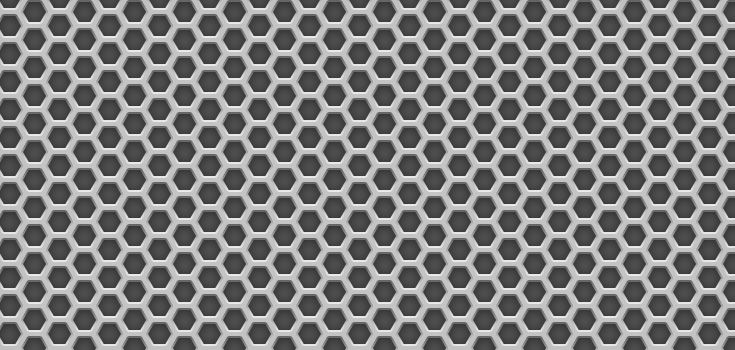
#> input picture TP2/Images/metalgrid.jpg, 735 x 350 px, found by its file name; the run also reads 1 picture not shown here
$ jupyter execute VPC_TP2_BARRIA_ALEX.ipynb
#> lines starting #> are read from the running program, lines starting #| are printed output that depends on the picture; after the words box and inside, x2 and y2 are one past the last pixel; in counts of white or black regions, pixels touching at a corner belong together
[cell 1]
import numpy as np
import cv2 as cv
import matplotlib.pyplot as plt

[cell 2]
from google.colab import drive
drive.mount('/content/drive')

[cell 3]
cd '/content/drive/MyDrive/Colab_Notebooks/VPC_TP2'

[cell 4]
def image_plot(images, n_row = 1, n_col = 1, fig_size = (27, 9)):
  fig = plt.figure(figsize = fig_size)
  j = 1
  ax = np.zeros(len(images))
  for i, k in zip(images, ax):
    k = fig.add_subplot(n_row, n_col,j)
    plt.imshow(i)
    k.set_title('Figura ' + str(j))
    j = j + 1

[cell 5]
metalGrid = cv.imread('metalgrid.jpg', cv.IMWRITE_PAM_FORMAT_RGB)[:,:,::-1] # Cargo la imagen en RGB
#> metalGrid is the input picture: shape (350, 735, 3); min 38, max 250, mean 125.4
gray = cv.cvtColor(metalGrid, cv.COLOR_RGB2GRAY) # Paso la imagen a escala de grises
fig = plt.figure(figsize=(15,6)), plt.imshow(gray, cmap = 'gray') # Grafico la imagen
plt.title('Imagen original')

[cell 6]
edges = cv.Canny(gray, 275, 300, L2gradient=True)
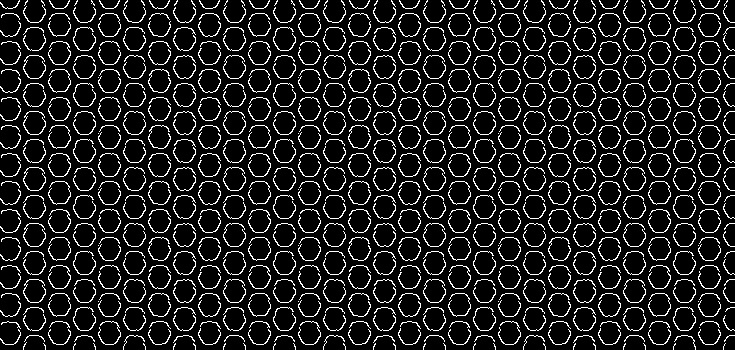
#> edges: shape (350, 735); 11.9% white in thin lines or dots

[cell 7]
fig = plt.figure(figsize=(15,6)), plt.imshow(edges, cmap = 'gray')
plt.title('Imagen luego de aplicar Canny a la original')

[cell 8]
img_blur = cv.blur(gray, (3, 3))

[cell 9]
fig = plt.figure(figsize=(15,6)), plt.imshow(img_blur, cmap = 'gray') # Grafico la imagen
plt.title('Imagen luego de aplicar un filtrado a la original')

[cell 10]
edges_blured = cv.Canny(img_blur, 250, 250, L2gradient=True)
#> edges_blured: shape (350, 735); 12.1% white in thin lines or dots
fig = plt.figure(figsize=(15,6)), plt.imshow(edges_blured, cmap = 'gray') # Grafico la imagen
plt.title('Imagen luego de aplicar Canny a la imagen filtrada')

Implementación de la funcion **edge_detector**:

Argumentos:

 *img*: imagen a procesar.

 *desired_angle*: ángulo en grados que se desea detectar.

 *angle_tolerance*: tolerancia en ángulos que se permitirá para la detección de ángulos.

 *percentil*: valor del percentil a partir del cual se considerará la magnitud del gradiente.

[cell 11]
def edge_detector(img, desired_angle, angle_tolerance, percentil, color = 'red'):
#> called with desired_angle = 30, angle_tolerance = 10, percentil = 80, color = 'red'
  if color not in ('red', 'green', 'blue'): raise ValueError("color must be red, green or blue.")
  gray = cv.cvtColor(img, cv.COLOR_RGB2GRAY) # Paso la imagen a escala de grises
  img_blur = cv.GaussianBlur(gray, (3, 3), 0)

  # Aplicamos Sobelx en 'float32' y luego convertimos de nuevo a 8-bit para evitar overflow
  sobelx_64 = cv.Sobel(img_blur,cv.CV_32F,1,0,ksize=3)
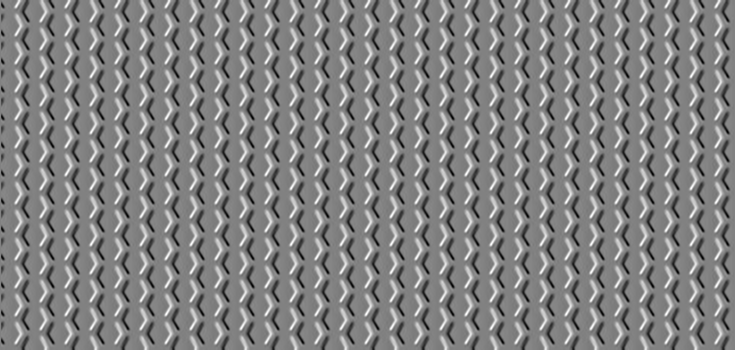
#> sobelx_64: shape (350, 735) float32; min -418, max 406, mean -0.4; drawn with min black and max white
  absx_64 = np.absolute(sobelx_64)
  sobelx_8u1 = absx_64/absx_64.max()*255
  sobelx_8u = np.uint8(sobelx_8u1)

  # De igual modo para Sobely
  sobely_64 = cv.Sobel(img_blur,cv.CV_32F,0,1,ksize=3)
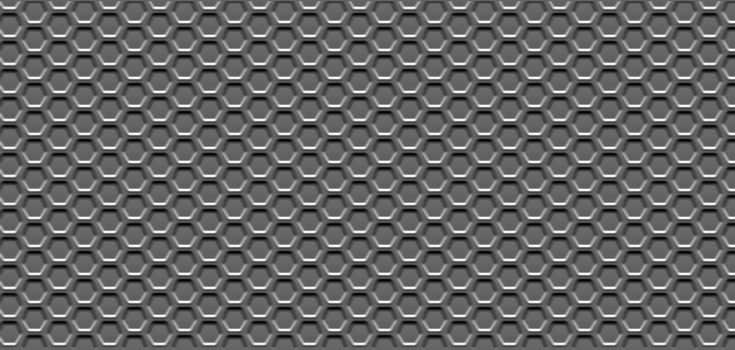
#> sobely_64: shape (350, 735) float32; min -333, max 516, mean 0.5; drawn with min black and max white
  absy_64 = np.absolute(sobely_64)
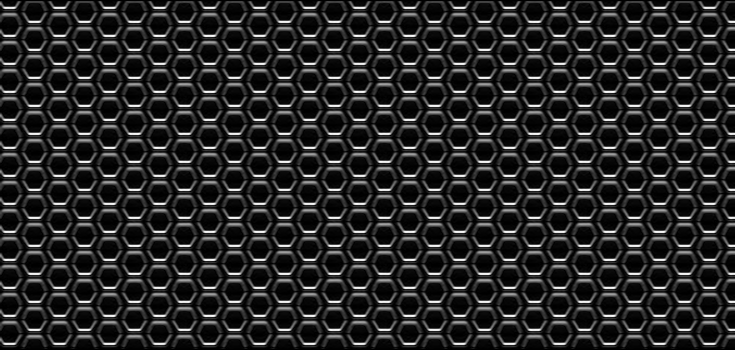
#> absy_64: shape (350, 735) float32; min 0, max 516, mean 79.6; drawn with min black and max white
  sobely_8u1 = absy_64/absy_64.max()*255
  sobely_8u = np.uint8(sobely_8u1)

  # De los gradiente calculamos Magnitud y lo pasamos a 8-bit (Opcional)
  mag = np.hypot(sobelx_8u, sobely_8u)
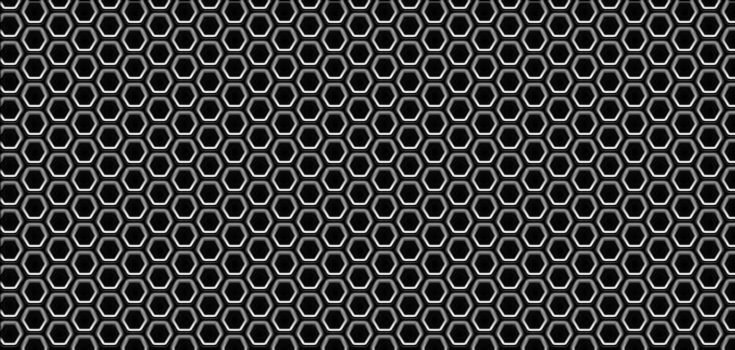
#> mag: shape (350, 735) float16; min 0, max 281.2, mean 65; drawn with min black and max white
  mag = mag/mag.max()*255
  mag = np.uint8(mag)

  # Encontramos la Dirección y la pasamos a grados
  theta = np.arctan2(sobely_64, sobelx_64)
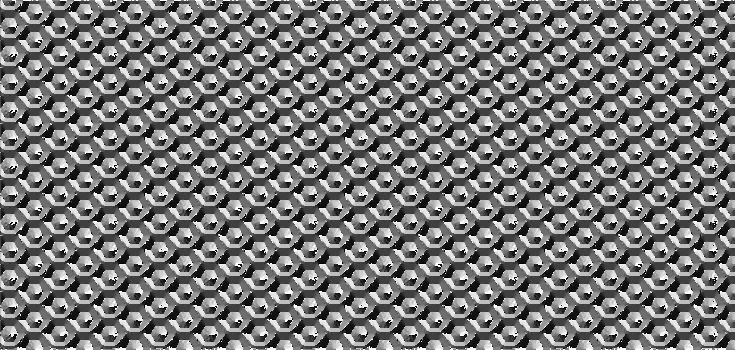
#> theta: shape (350, 735) float32; min -3.14, max 3.14, mean -0.17; drawn with min black and max white
  angle = np.rad2deg(theta)

  cond_1 = ((angle >= (desired_angle - angle_tolerance)) & (angle < (desired_angle + angle_tolerance)))
#> cond_1: shape (350, 735) bool; 7.3% white in thin lines or dots
  cond_2 = ((angle >= (desired_angle - 180 - angle_tolerance)) & (angle < (desired_angle - 180 + angle_tolerance)))
#> cond_2: shape (350, 735) bool; 10.8% white; 1730 white regions (1367 under 20 px), largest, box (x1, y1, x2, y2) and area: (717, 56, 729, 68) 75, (717, 112, 729, 124) 75, (717, 168, 729, 180) 75
  angle_mask = cond_1 | cond_2
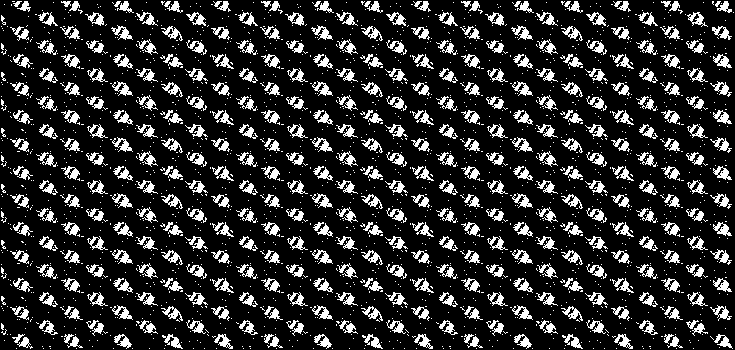
#> angle_mask: shape (350, 735) bool; 18% white; 2458 white regions (1947 under 20 px), largest, box (x1, y1, x2, y2) and area: (111, 25, 133, 40) 139, (311, 25, 333, 40) 139, (511, 25, 533, 40) 139

  perc_val = np.percentile(mag, percentil)
#> perc_val = 125
  percentil_mask = mag >= perc_val
#> percentil_mask: shape (350, 735) bool; 20% white in thin lines or dots

  final_mask = angle_mask & percentil_mask
#> final_mask: shape (350, 735) bool; 5.8% white in thin lines or dots

  marker = 255 * np.ones(final_mask.shape, dtype = 'uint8') * final_mask
#> marker: shape (350, 735); 5.8% white in thin lines or dots
  zeros_channel = np.zeros((marker.shape), dtype = 'uint8')

  if color == 'red':  marker_img = cv.merge([marker, zeros_channel, zeros_channel])
  if color == 'green':  marker_img = cv.merge([zeros_channel, marker, zeros_channel])
  if color == 'blue':  marker_img = cv.merge([zeros_channel, zeros_channel, marker])
  blured_marker_img = cv.GaussianBlur(marker_img, (3, 3), 0)
  marker_img = cv.addWeighted(blured_marker_img, 1, marker_img, 1, 0)

  return cv.addWeighted(img, 0.4, marker_img, 1, 0)

[cell 12]
metalGrid = cv.imread('metalgrid.jpg', cv.IMWRITE_PAM_FORMAT_RGB)[:,:,::-1] # Cargo la imagen en RGB

desired_angle = 30
angle_tolerance = 10
percentil = 80
out30 = edge_detector(metalGrid, desired_angle, angle_tolerance, percentil, color = 'red')

desired_angle = 90
out90 = edge_detector(metalGrid, desired_angle, angle_tolerance, percentil, color = 'green')
#> in edge_detector (call 2), `cond_1 = ((angle >= (desired_angle - angle_tolerance)) & (angle < (des..`: cond_1: shape (350, 735) bool; 8.1% white; 2357 white regions (1937 under 20 px), largest, box (x1, y1, x2, y2) and area: (29, 20, 40, 24) 40, (129, 48, 140, 52) 40, (329, 48, 340, 52) 40
#> in edge_detector (call 2), `cond_2 = ((angle >= (desired_angle - 180 - angle_tolerance)) & (angle ..`: cond_2: shape (350, 735) bool; 12.7% white; 1926 white regions (1537 under 20 px), largest, box (x1, y1, x2, y2) and area: (703, 10, 716, 18) 83, (104, 38, 118, 46) 82, (304, 38, 318, 46) 82
#> in edge_detector (call 2), `angle_mask = cond_1 | cond_2`: angle_mask: shape (350, 735) bool; 20.8% white; 2776 white regions (2383 under 20 px), largest, box (x1, y1, x2, y2) and area: (0, 41, 2, 320) 289, (79, 70, 91, 96) 147, (279, 70, 291, 96) 147
#> in edge_detector (call 2), `final_mask = angle_mask & percentil_mask`: final_mask: shape (350, 735) bool; 4.9% white in thin lines or dots
#> in edge_detector (call 2), `marker = 255 * np.ones(final_mask.shape, dtype = 'uint8') * final_mask`: marker: shape (350, 735); 4.9% white in thin lines or dots

desired_angle = 150
out150 = edge_detector(metalGrid, desired_angle, angle_tolerance, percentil, color = 'blue')
#> call 3 of edge_detector, with desired_angle = 150, angle_tolerance = 10, percentil = 80, color = 'blue'
#> in edge_detector (call 3), `cond_1 = ((angle >= (desired_angle - angle_tolerance)) & (angle < (des..`: cond_1: shape (350, 735) bool; 7% white in thin lines or dots
#> in edge_detector (call 3), `cond_2 = ((angle >= (desired_angle - 180 - angle_tolerance)) & (angle ..`: cond_2: shape (350, 735) bool; 10.7% white; 1956 white regions (1594 under 20 px), largest, box (x1, y1, x2, y2) and area: (40, 28, 52, 40) 73, (240, 28, 252, 40) 73, (440, 28, 452, 40) 73
#> in edge_detector (call 3), `angle_mask = cond_1 | cond_2`:
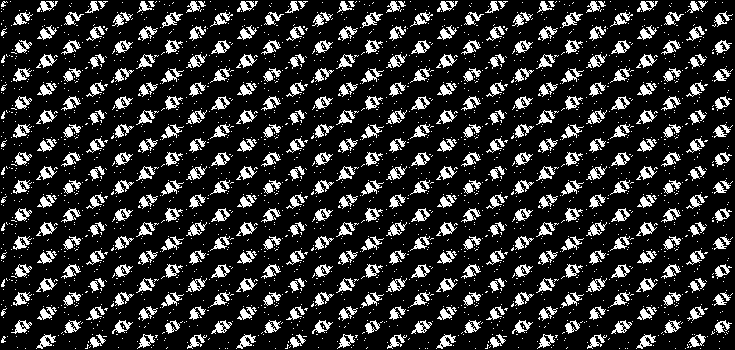
#> angle_mask: shape (350, 735) bool; 17.7% white; 2456 white regions (2051 under 20 px), largest, box (x1, y1, x2, y2) and area: (36, 334, 56, 349) 132, (236, 334, 256, 349) 132, (436, 334, 456, 349) 132
#> in edge_detector (call 3), `final_mask = angle_mask & percentil_mask`: final_mask: shape (350, 735) bool; 5.7% white in thin lines or dots
#> in edge_detector (call 3), `marker = 255 * np.ones(final_mask.shape, dtype = 'uint8') * final_mask`: marker: shape (350, 735); 5.7% white in thin lines or dots
#> in edge_detector (call 3), `marker_img = cv.addWeighted(blured_marker_img, 1, marker_img, 1, 0)`:
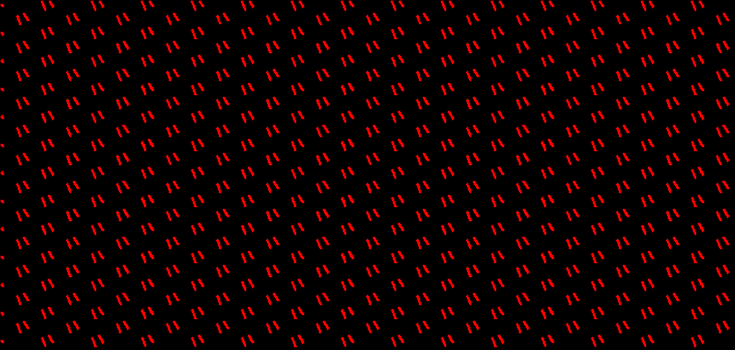
#> marker_img: shape (350, 735, 3); mean of channels 0, 1, 2 0, 0, 18.9; drawn as B, G, R
#> in edge_detector (call 3), `return cv.addWeighted(img, 0.4, marker_img, 1, 0)`:
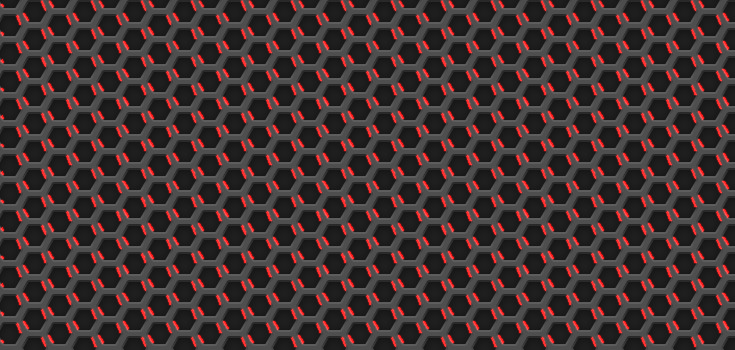
#> returned value: shape (350, 735, 3); mean of channels 0, 1, 2 50.2, 50.2, 66.2; drawn as B, G, R

image_plot([out30, out90, out150], n_row = 1, n_col = 3, fig_size = (27, 9))
#> in image_plot, `ax = np.zeros(len(images))`: ax = [0, 0, 0]
#> the loop in image_plot, `for i, k in zip(images, ax):` made 3 passes
#> after the loop in image_plot, `for i, k in zip(images, ax):`: j = 4

[cell 13]
spyder = cv.imread('tela2.jpg', cv.IMWRITE_PAM_FORMAT_RGB)[:,:,::-1] # Cargo la imagen en RGB
gray = cv.cvtColor(spyder, cv.COLOR_RGB2GRAY) # Paso la imagen a escala de grises
fig = plt.figure(figsize=(15,6)), plt.imshow(gray, cmap = 'gray') # Grafico la imagen
plt.title('Imagen original')

[cell 14]
desired_angle = 30
angle_tolerance = 10
percentil = 80
out30 = edge_detector(spyder, desired_angle, angle_tolerance, percentil, color = 'red')

desired_angle = 90
out90 = edge_detector(spyder, desired_angle, angle_tolerance, percentil, color = 'green')

desired_angle = 150
out150 = edge_detector(spyder, desired_angle, angle_tolerance, percentil, color = 'blue')

image_plot([out30, out90, out150], n_row = 1, n_col = 3, fig_size = (27, 9))
#> the loop in image_plot (call 2), `for i, k in zip(images, ax):` made 3 passes
